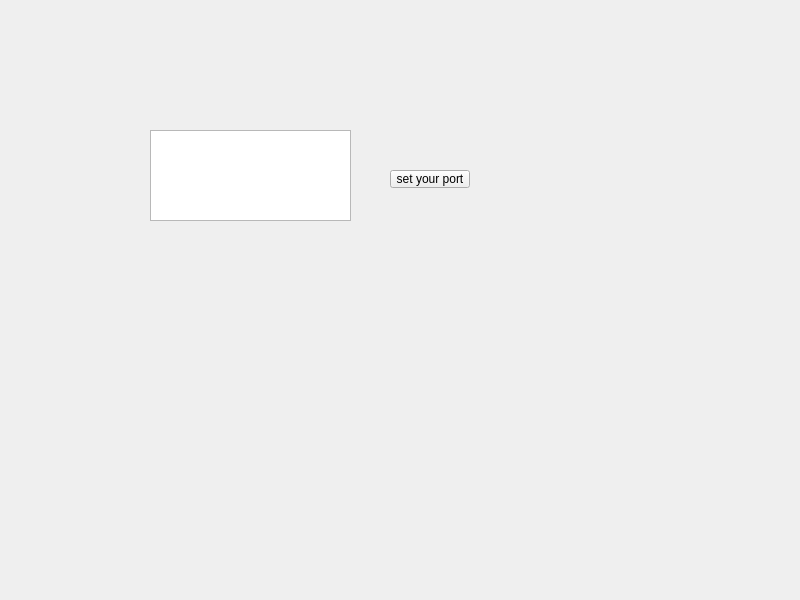
<?xml version="1.0" encoding="UTF-8"?>
<ui version="4.0">
 <class>Server</class>
 <widget class="QWidget" name="Server">
  <property name="geometry">
   <rect>
    <x>0</x>
    <y>0</y>
    <width>800</width>
    <height>600</height>
   </rect>
  </property>
  <property name="windowTitle">
   <string>Server</string>
  </property>
  <widget class="QTextEdit" name="textEdit">
   <property name="geometry">
    <rect>
     <x>150</x>
     <y>130</y>
     <width>201</width>
     <height>91</height>
    </rect>
   </property>
  </widget>
  <widget class="QPushButton" name="pushButton">
   <property name="geometry">
    <rect>
     <x>390</x>
     <y>170</y>
     <width>80</width>
     <height>18</height>
    </rect>
   </property>
   <property name="text">
    <string>set your port</string>
   </property>
  </widget>
 </widget>
 <resources/>
 <connections/>
</ui>
